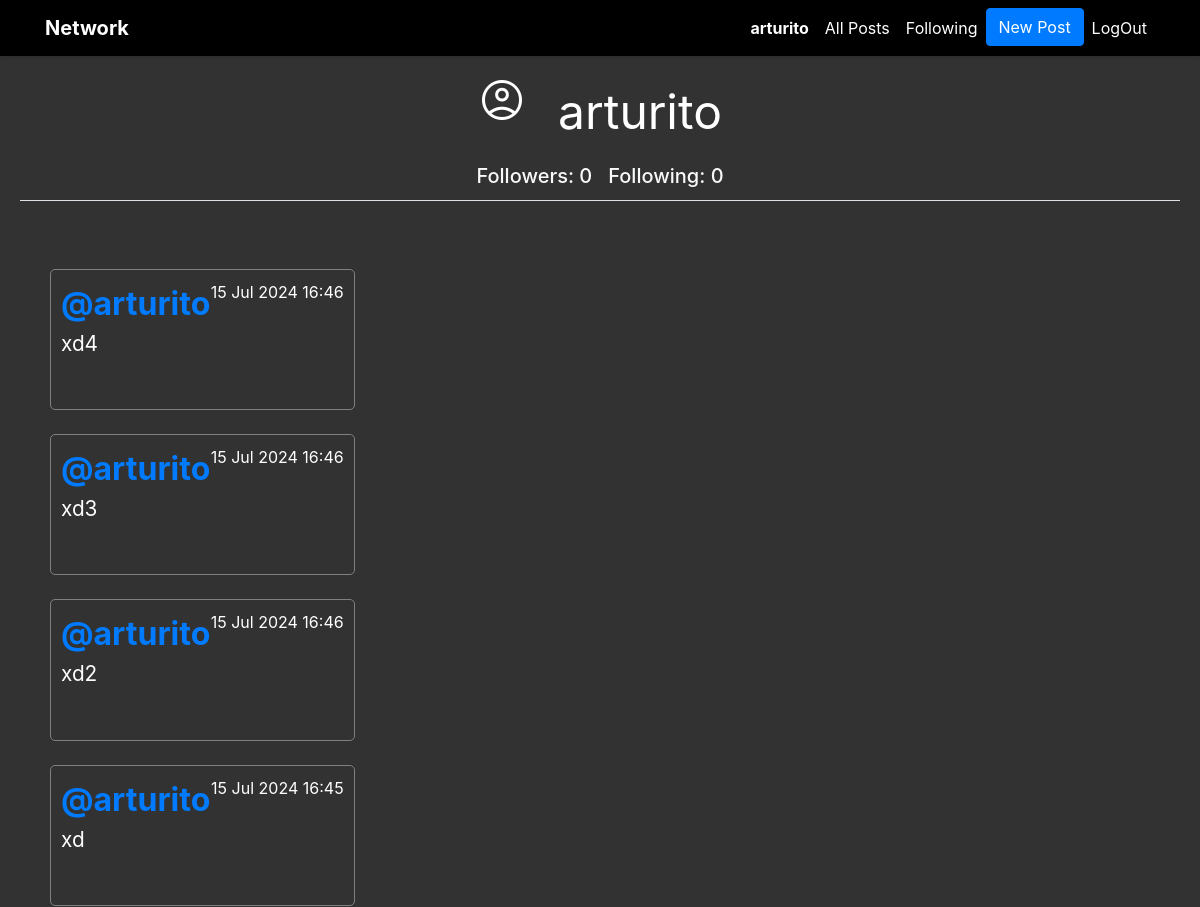
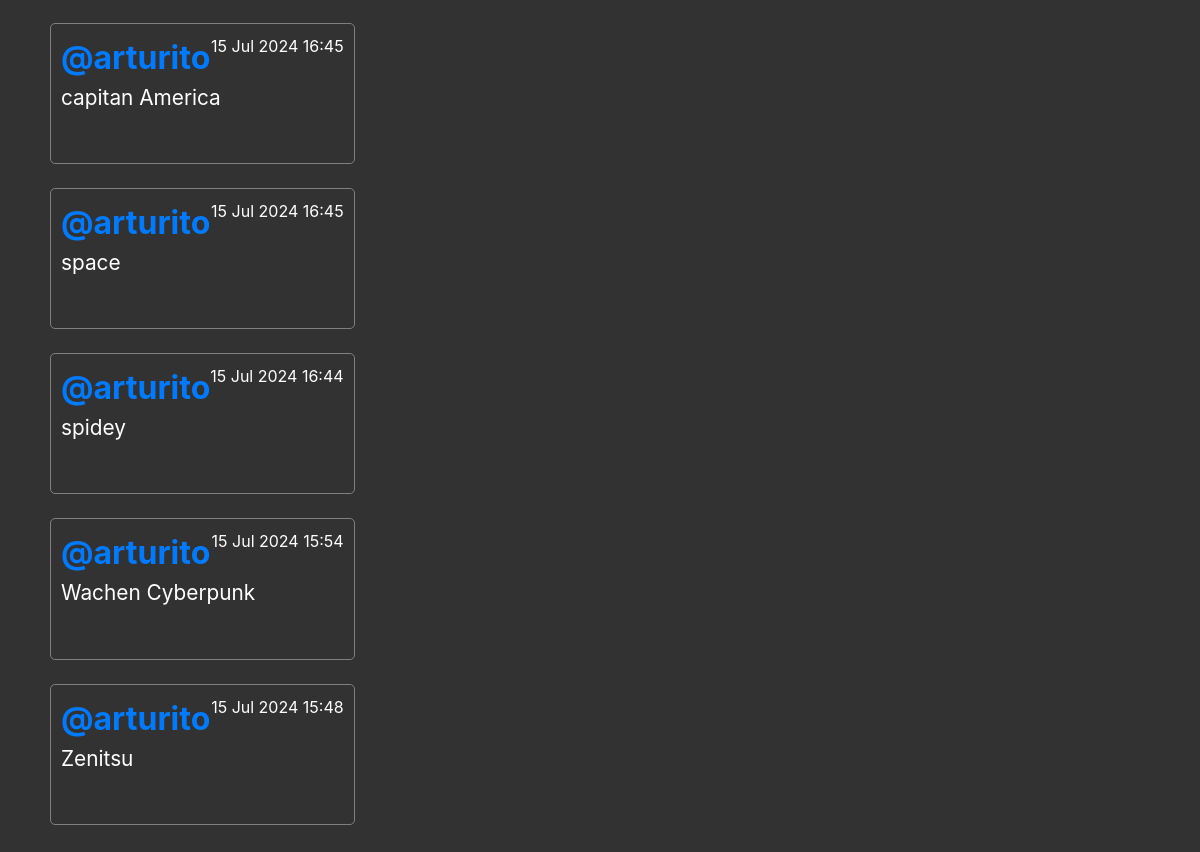
The page /profile/3 (signed in) on the database its author committed (2 pictures, top to bottom).
### network/models.py (models this page shows, shortened)
class User(AbstractUser):
    pass

class Post(models.Model):
    content = models.CharField(max_length=500)
    user = models.ForeignKey(User, on_delete=models.CASCADE, related_name="userID")
    date = models.DateTimeField(auto_now_add=True)
    image = models.ImageField(upload_to='images/project4/', blank=True, null=True) # esto de imagenes aun no lo he puesto

### network/views.py (the view)
# urls.py: path("profile/<int:user_id>", views.profile, name="profile"),
def profile(request, user_id):
    user = User.objects.get(pk=user_id)
    allPosts = Post.objects.filter(user=user).order_by("id").reverse()
    if request.user == user:
        siguiendo = Follow.objects.filter(user=request.user)
    else:
        siguiendo = Follow.objects.filter(user=user)
    seguidores = Follow.objects.filter(user_follower=user)
    following = Follow.objects.filter(user=user)
    followers = Follow.objects.filter(user_follower=user)
    siguiendo = len(siguiendo)
    seguidores = len(seguidores)
    print(f" ====> siguiendo {siguiendo}")
    print(f" ====> seguidores {seguidores}")
    Isfollowing = None
    try:
        Isfollowing = Follow.objects.get(user=request.user, user_follower=user)
    except Follow.DoesNotExist:
        Isfollowing = None
    paginator = Paginator(allPosts, 10)
    page_number = request.GET.get('page')
    posts_of_the_page = paginator.get_page(page_number)
    return render(request, "network/profile.html", {
        "allPosts": allPosts,
        "posts_of_the_page": posts_of_the_page,
        "username": user.username,
        "following": following,
        "followers": followers,
        "isFollowing": Isfollowing,
        "user_profile": user
    })

### network/templates/network/profile.html (shortened to what this page needs)
{% extends "network/layout.html" %}
{% load cloudinary %}
{% block body %}
    <div class="contenedor_User border-bottom mb-5">
        <div class="d-flex justify-content-center flex-column">
                <div class="d-flex justify-content-center">
                    <span class="material-symbols-outlined circle-account">account_circle</span>
                    <span class="usernamePrincipal">{{ username }}</span>
                </div>
                <div class="d-flex justify-content-center mt-3">
                    <h5 class="card-title text-light followers_h5">Followers: {{ followers.count }}</h5>
                    <h5 class="card-title text-light">Following: {{ following.count }}</h5>
                </div>
        </div>
    </div>
    <div class="container">
        <div class="row">
            <div class="d-flex justify-content-center">
                <div class="all-posts">
                    {% for post in posts_of_the_page %}
                        <div class="post mb-4">
                            <div class="post-header d-flex justify-content-between">
                                <div class="username">
                                    <a href="{% url 'profile' user_id=post.user.id %}">@{{post.user.username }}</a>
                                </div>
                                <div class="date">{{ post.date|date:"d M Y H:i" }}</div>
                            </div>
                            <div class="post-body">
                                <p class="content">{{ post.content }}</p>
                            </div>
                        </div>
                    {% endfor %}
                </div>
            </div>
        </div>
    </div>
{% endblock %}

### network/templates/network/layout.html (shortened to what this page needs)
{% load static %}
<!DOCTYPE html>
<html lang="en">
<head>
    <link rel="stylesheet" href="https://stackpath.bootstrapcdn.com/bootstrap/4.4.1/css/bootstrap.min.css">
    <link rel="stylesheet" href="https://cdnjs.cloudflare.com/ajax/libs/font-awesome/4.7.0/css/font-awesome.min.css">
    <link href="{% static 'network/styles.css' %}" rel="stylesheet">
</head>
<body>
<nav class="navbar navbar-expand-lg navbar-light">
    <div class="container">
        <a class="navbar-brand" href="{% url 'index' %}">Network</a>
        <div class="collapse navbar-collapse" id="navbarNav">
            <ul class="navbar-nav ml-auto">
                {% if user.is_authenticated %}
                    <li class="nav-item">
                        <a class="nav-link" href="{% url 'profile' user_id=user.id %}"><strong>{{ user.username }}</strong></a>
                    </li>
                {% endif %}
                <li class="nav-item">
                    <a class="nav-link" href="{% url 'index' %}">All Posts</a>
                </li>
                {% if user.is_authenticated %}
                    <li class="nav-item">
                        <a class="nav-link" href="{% url 'following' %}">Following</a>
                    </li>
                    <li>
                        <button type="button" class="btn btn-primary" data-bs-toggle="modal" data-bs-target="#exampleModal" data-bs-whatever="@mdo">New Post</button>
                    </li>
                    <li class="nav-item">
                        <a class="nav-link" href="{% url 'logout' %}">LogOut</a>
                    </li>
                {% endif %}
            </ul>
        </div>
    </div>
</nav>
<div class="body">
    {% block body %}
    {% endblock %}
</div>
</body>
</html>

### network/templates/network/layout.html (style rules this page uses)
html, body { background-color: rgb(51, 50, 50); color: white !important; }
.navbar { background-color: #000000; box-shadow: 0 2px 4px rgba(0,0,0,0.1); color: white !important; }
.navbar-brand { font-weight: bold; color: white !important; }
.navbar-nav .nav-item .nav-link { color: white !important; }
.body { padding: 20px; min-height: calc(100vh - 56px); color: white !important; }

### network/templates/network/profile.html (style rules this page uses)
.followers_h5 { margin-right: 1rem; }
.circle-account { font-size: 3rem; margin-right: 2rem; }
.usernamePrincipal { text-align: center; font-size: 3rem !important; }
.all-posts { display: flex; justify-content: flex-start; flex-direction: column; margin: 20px; }
.post { border: 1px solid gray; border-radius: 5px; padding: 10px; margin-bottom: 20px; }
.content { font-size: 1.3rem; margin-bottom: 1rem; }
.username { font-size: 2rem; font-weight: bold; }
.date { font-size: 1rem; color: rgb(255, 255, 255); }

### rows shown on the page
User: username "arturito"
Post: user.username "arturito", date "15 Jul 2024 16:46", content "xd4"
Post: user.username "arturito", date "15 Jul 2024 16:46", content "xd3"
Post: user.username "arturito", date "15 Jul 2024 16:46", content "xd2"
Post: user.username "arturito", date "15 Jul 2024 16:45", content "xd"
Post: user.username "arturito", date "15 Jul 2024 16:45", content "capitan America"
Post: user.username "arturito", date "15 Jul 2024 16:45", content "space"
Post: user.username "arturito", date "15 Jul 2024 16:44", content "spidey"
Post: user.username "arturito", date "15 Jul 2024 15:54", content "Wachen Cyberpunk"
Post: user.username "arturito", date "15 Jul 2024 15:48", content "Zenitsu"

### other values the page prints
{{ followers.count }} "0"
{{ following.count }} "0"
